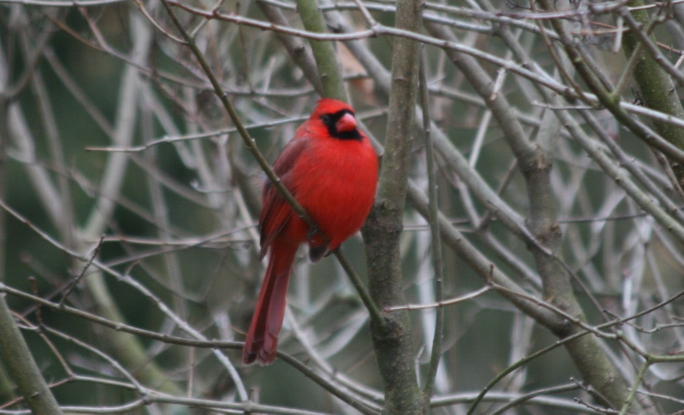
%> input picture ComputerVision/Cardinal1.jpg, 1367 x 829 px (shown at 1/2 size)
$ octave EdgeOutline.m   (GNU Octave 9; MATLAB toolbox functions it lacks are replaced by stand-ins)
%> lines starting %> are read from the running program, lines starting %| are printed output that depends on the picture
I = imread('Cardinal1.jpg');
%> I is the input picture: size 829x1367x3 uint8; mean R, G, B 95.7, 93.1, 88
I = rgb2gray(I);
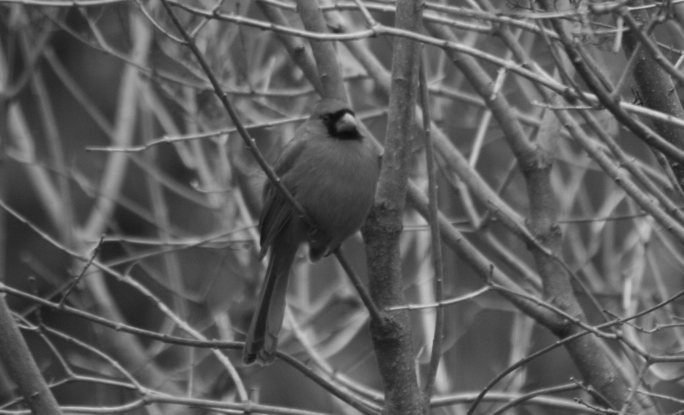
%> I: size 829x1367 uint8 (shown at 1/2 size); min 12, max 221, mean 93.3
Ic = I(150:750,450:1050);
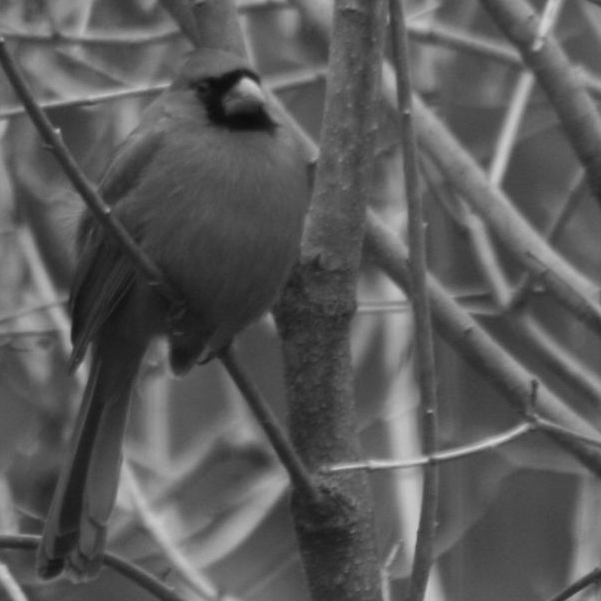
%> Ic: size 601x601 uint8; min 12, max 210, mean 90.5
Ic = im2double(Ic);
%> Ic: size 601x601 double

canny = edge(Ic, 'canny');
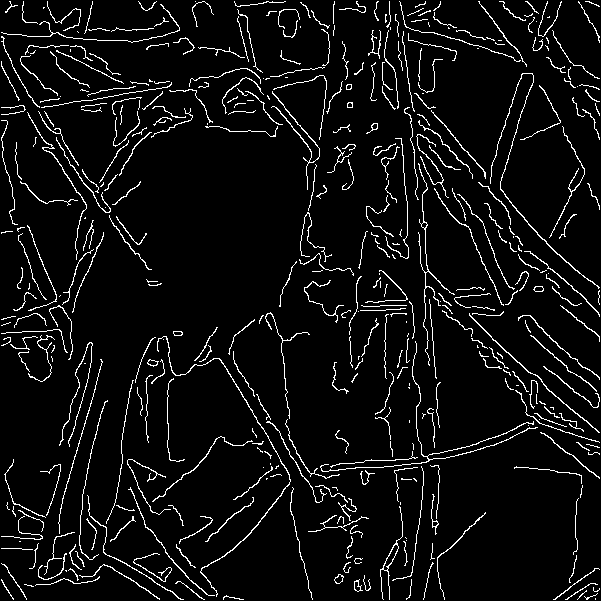
%> canny: size 601x601 logical; 6% white in thin lines or dots
Ic = Ic.*(canny+0.1);
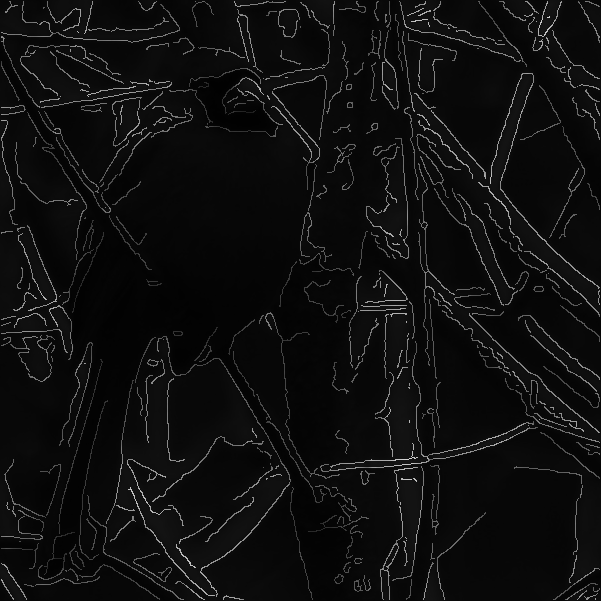
%> Ic: size 601x601 double; min 0.00471, max 0.845, mean 0.0593

imshow(Ic);

$ run again, with ComputerVision/BlackAndWhiteBird.jpg copied over ComputerVision/Cardinal1.jpg
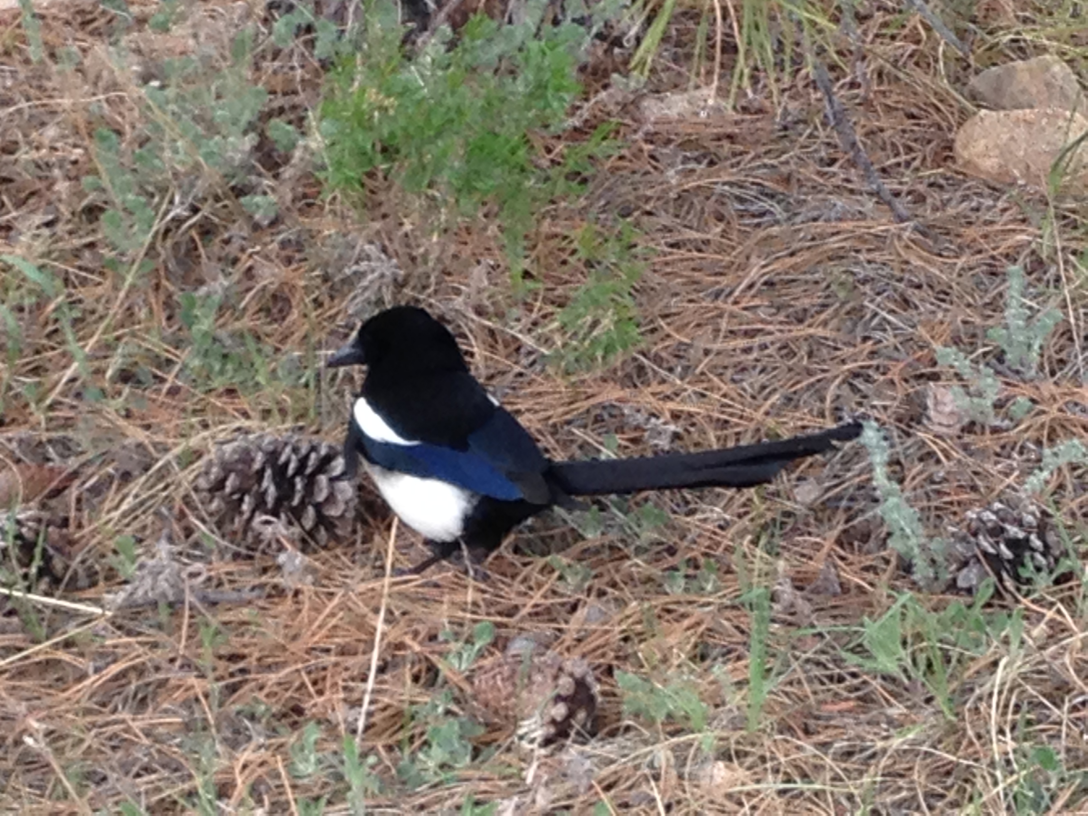
%> input picture ComputerVision/BlackAndWhiteBird.jpg, 3264 x 2448 px (shown at 1/3 size)
%> `canny = edge(Ic, 'canny');`:
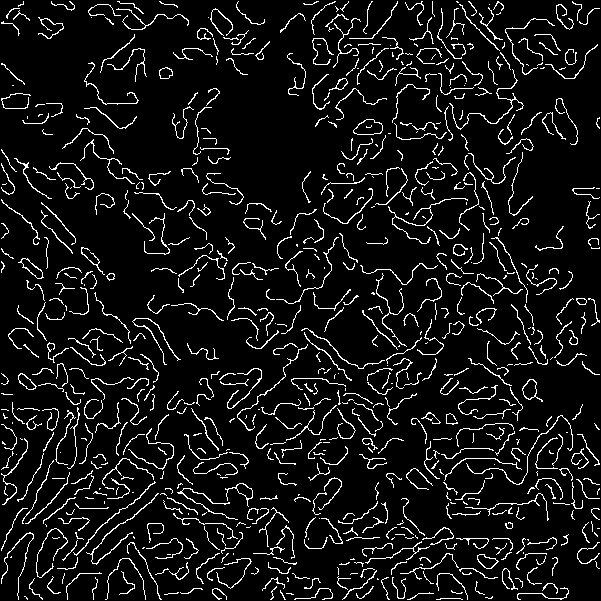
%> canny: size 601x601 logical; 7.8% white in thin lines or dots
%> `Ic = Ic.*(canny+0.1);`:
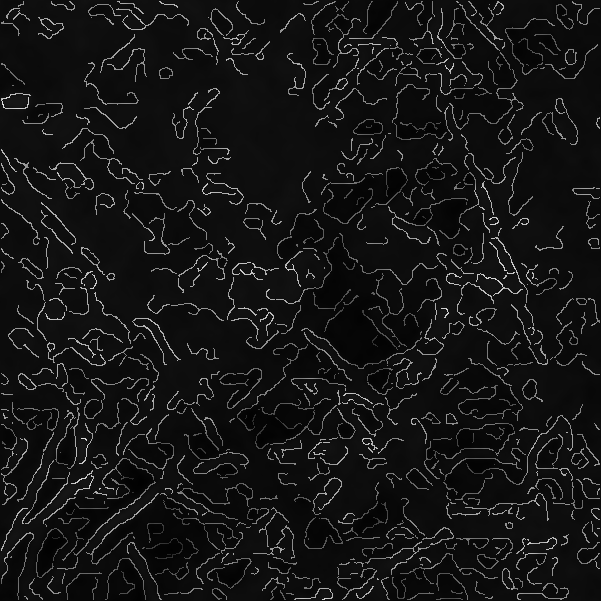
%> Ic: size 601x601 double; min 0.00471, max 0.897, mean 0.085
